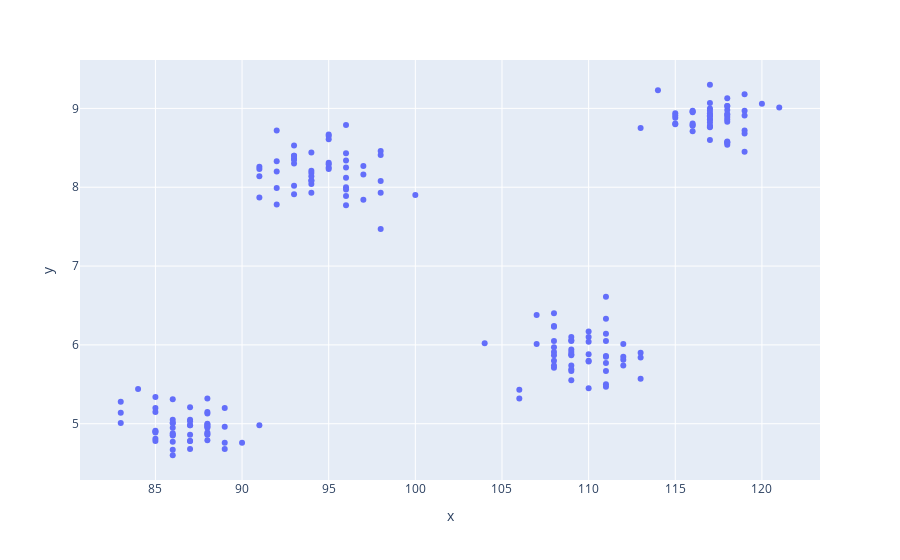

The notebook cell saved with this chart:
### Code cell
px.scatter(x=df['iq'],y=df['cgpa'])

### Figure 1 — Plotly figure (JSON) as saved in the notebook; plotly's stock layout.template omitted (floating-point values rounded to 4 significant figures; data arrays with more than 128 entries replaced by an {"elided": "..."} marker saying what was removed)
{"data": [{"hovertemplate": "x=%{x}<br>y=%{y}<extra></extra>", "legendgroup": "", "marker": {"color": "#636efa", "symbol": "circle"}, "mode": "markers", "name": "", "orientation": "v", "showlegend": false, "type": "scatter", "x": {"elided": "200 int values"}, "xaxis": "x", "y": {"elided": "200 float values"}, "yaxis": "y"}], "layout": {"legend": {"tracegroupgap": 0}, "margin": {"t": 60}, "xaxis": {"anchor": "y", "domain": [0, 1], "title": {"text": "x"}}, "yaxis": {"anchor": "x", "domain": [0, 1], "title": {"text": "y"}}}}
